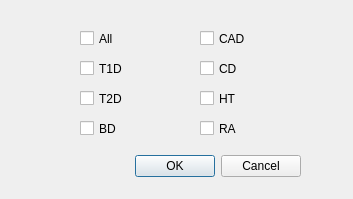
<?xml version="1.0" encoding="UTF-8"?>
<ui version="4.0">
 <class>DiseaseFilter</class>
 <widget class="QDialog" name="DiseaseFilter">
  <property name="geometry">
   <rect>
    <x>0</x>
    <y>0</y>
    <width>353</width>
    <height>199</height>
   </rect>
  </property>
  <property name="windowTitle">
   <string>DiseaseFilter</string>
  </property>
  <widget class="QDialogButtonBox" name="buttonBox">
   <property name="geometry">
    <rect>
     <x>40</x>
     <y>150</y>
     <width>261</width>
     <height>32</height>
    </rect>
   </property>
   <property name="orientation">
    <enum>Qt::Horizontal</enum>
   </property>
   <property name="standardButtons">
    <set>QDialogButtonBox::Cancel|QDialogButtonBox::Ok</set>
   </property>
  </widget>
  <widget class="QCheckBox" name="All">
   <property name="geometry">
    <rect>
     <x>80</x>
     <y>30</y>
     <width>70</width>
     <height>17</height>
    </rect>
   </property>
   <property name="text">
    <string>All</string>
   </property>
  </widget>
  <widget class="QCheckBox" name="T1D">
   <property name="geometry">
    <rect>
     <x>80</x>
     <y>60</y>
     <width>70</width>
     <height>17</height>
    </rect>
   </property>
   <property name="text">
    <string>T1D</string>
   </property>
  </widget>
  <widget class="QCheckBox" name="T2D">
   <property name="geometry">
    <rect>
     <x>80</x>
     <y>90</y>
     <width>70</width>
     <height>17</height>
    </rect>
   </property>
   <property name="text">
    <string>T2D</string>
   </property>
  </widget>
  <widget class="QCheckBox" name="BD">
   <property name="geometry">
    <rect>
     <x>80</x>
     <y>120</y>
     <width>70</width>
     <height>17</height>
    </rect>
   </property>
   <property name="text">
    <string>BD</string>
   </property>
  </widget>
  <widget class="QCheckBox" name="CAD">
   <property name="geometry">
    <rect>
     <x>200</x>
     <y>30</y>
     <width>70</width>
     <height>17</height>
    </rect>
   </property>
   <property name="text">
    <string>CAD</string>
   </property>
  </widget>
  <widget class="QCheckBox" name="CD">
   <property name="geometry">
    <rect>
     <x>200</x>
     <y>60</y>
     <width>70</width>
     <height>17</height>
    </rect>
   </property>
   <property name="text">
    <string>CD</string>
   </property>
  </widget>
  <widget class="QCheckBox" name="HT">
   <property name="geometry">
    <rect>
     <x>200</x>
     <y>90</y>
     <width>70</width>
     <height>17</height>
    </rect>
   </property>
   <property name="text">
    <string>HT</string>
   </property>
  </widget>
  <widget class="QCheckBox" name="RA">
   <property name="geometry">
    <rect>
     <x>200</x>
     <y>120</y>
     <width>70</width>
     <height>17</height>
    </rect>
   </property>
   <property name="text">
    <string>RA</string>
   </property>
  </widget>
 </widget>
 <resources/>
 <connections>
  <connection>
   <sender>buttonBox</sender>
   <signal>accepted()</signal>
   <receiver>DiseaseFilter</receiver>
   <slot>accept()</slot>
   <hints>
    <hint type="sourcelabel">
     <x>248</x>
     <y>254</y>
    </hint>
    <hint type="destinationlabel">
     <x>157</x>
     <y>274</y>
    </hint>
   </hints>
  </connection>
  <connection>
   <sender>buttonBox</sender>
   <signal>rejected()</signal>
   <receiver>DiseaseFilter</receiver>
   <slot>reject()</slot>
   <hints>
    <hint type="sourcelabel">
     <x>316</x>
     <y>260</y>
    </hint>
    <hint type="destinationlabel">
     <x>286</x>
     <y>274</y>
    </hint>
   </hints>
  </connection>
 </connections>
</ui>
